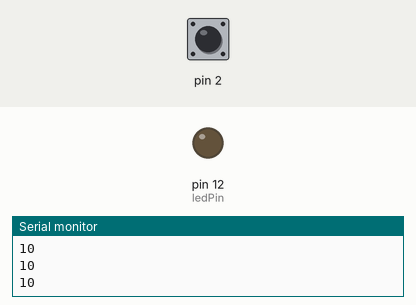
A sketch run on a simulated Arduino Uno, built with avr-gcc and run on an emulated ATmega328P. On the bench: output pins drawn as LEDs (lit = HIGH), the last lines printed to the serial monitor. Inputs (shaded band) come from the test bench; at power-on: pin 2 HIGH.

Above: at 1.2 s.
1.3 s: pin 2 pulled LOW for 0.15 s
At 1.38 s:
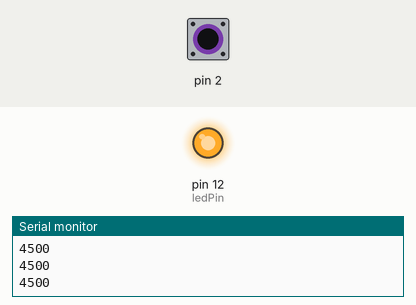
2.9 s: pin 2 pulled LOW for 3.2 s
At 7.3 s:
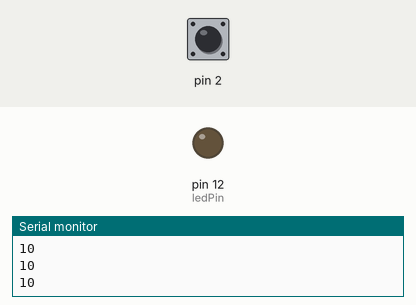
Timing chart, 0 to 8.8 s (numbered marks = the images above; inputs shaded):
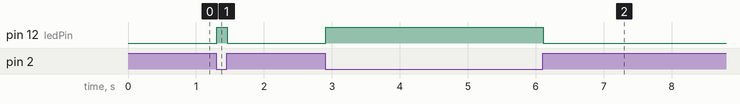

Measured:
- after the input at 1.3 s, pin 12 (ledPin): LOW → HIGH at once, → LOW 0.16 s later
- after the input at 2.9 s, pin 12 (ledPin): LOW → HIGH at once, → LOW 3.2 s later

The sketch:

starterKit13.ino
```cpp
#include <CapacitiveSensor.h>

CapacitiveSensor sensor = CapacitiveSensor(4,2);

const int treshold = 500;
const int ledPin = 12;

void setup() {
  Serial.begin(9600);
  pinMode(ledPin, OUTPUT);
}

void loop() {
  long sensorValue = sensor.capacitiveSensor(30);
  Serial.println(sensorValue);

  if(sensorValue > treshold)
    digitalWrite(ledPin, HIGH);
  else
    digitalWrite(ledPin, LOW);

  delay(10);

}
```
